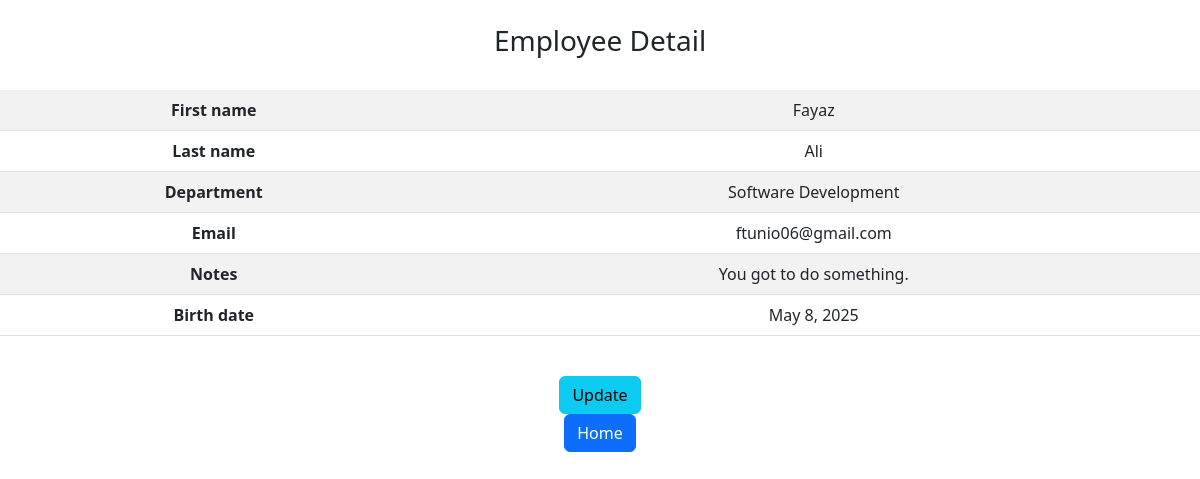
/employee-detail/1/ (signed in), run on the app's committed database.
### model/models.py (models this page shows, shortened)
class Employee(models.Model):
    first_name = models.CharField(max_length=30)
    last_name = models.CharField(max_length=30)
    email = models.EmailField()
    birth_date = models.DateField()
    notes = models.CharField(max_length=200)
    country= models.ForeignKey(Country,on_delete=models.CASCADE),
    department = models.ForeignKey(Department,on_delete=models.CASCADE)

class Department(models.Model):
    dept_name = models.CharField(max_length=20)
    city =  models.CharField(max_length=30)
    def __str__(self):
        return f"{self.dept_name}"

### model/views.py (the view)
# urls.py: path('employee-detail/<int:pk>/',views.employee_detail,name='employee-detail'),
@login_required
def employee_detail(request,pk):
    try:
        employee = get_object_or_404(Employee,pk=pk)
    except Http404:
        return render(request,'model/not_found.html',status=404)
    return render(request,'model/employee_detail.html',{'employee':employee})

### model/templates/model/employee_detail.html (shortened to what this page needs)
{%extends 'model/base.html'%}
{%block content%}
<div class="text-center">
    <br>
    <h3 class="text-center">
       Employee Detail
    </h3>
    <br>
    <table class="table table-striped table-hover">
        <tbody>
          <tr>
            <th scope="row">First name</th>
            <td>{{ employee.first_name }}</td>
          </tr>
          <tr>
            <th scope="row">Last name</th>
            <td>{{ employee.last_name }}</td>
          </tr>
          <tr>
            <th scope="row">Department</th>
            <td>{{ employee.department }}</td>
          </tr>
          <tr>
            <th scope="row">Email</th>
            <td>{{ employee.email }}</td>
          </tr>
          <tr>
            <th scope="row">Notes</th>
            <td>{{ employee.notes }}</td>
          </tr>
          <tr>
            <th scope="row">Birth date</th>
            <td>{{ employee.birth_date }}</td>
          </tr>
        </tbody>
      </table>
</div>
<br>
<div class="text-center">
    <form action="{%url 'update-employee' pk=employee.id%}">
        <button class="btn btn-info">Update</button>
    </form>
</div>
<div class="text-center">
    <a class="text-center" href="{%url 'all-employees'%}">
        <button class="btn btn-primary">Home</button>
    </a>
</div>
{%endblock%}

### data on the page
Employee: first_name "Fayaz", last_name "Ali", department "Software Development", email "ftunio06@gmail.com", notes "You got to do something.", birth_date "May 8, 2025"
